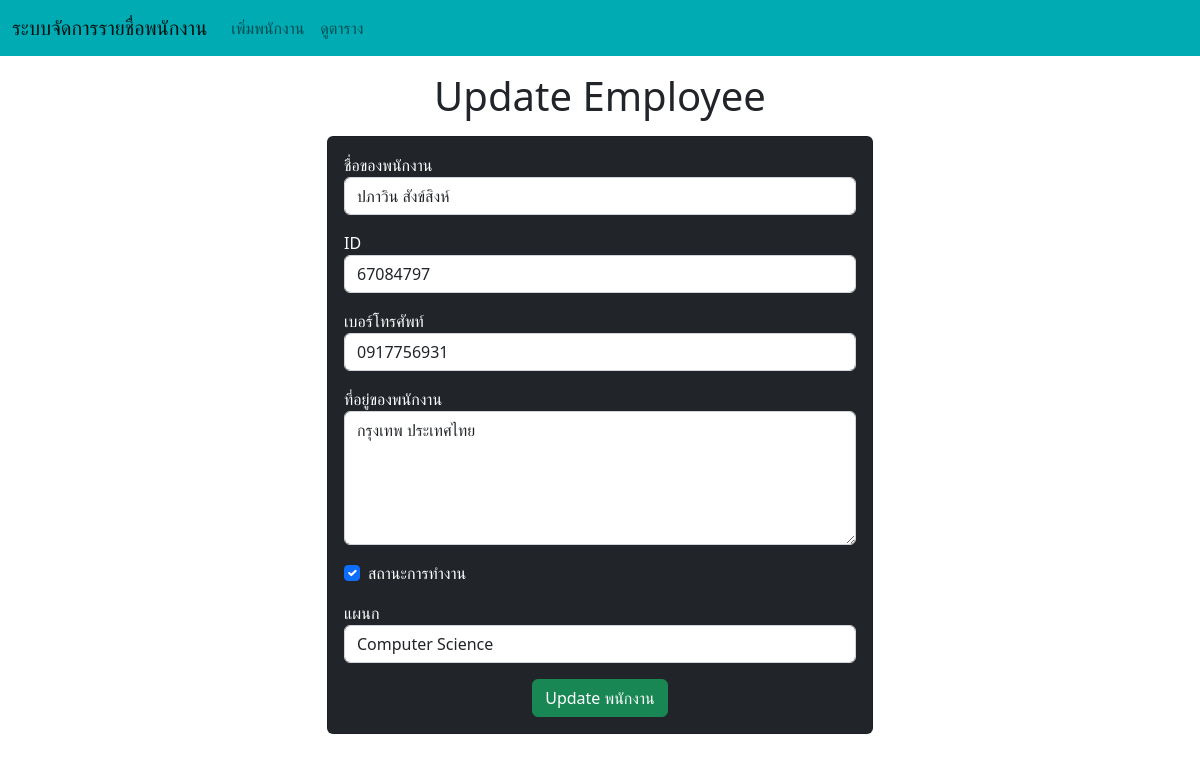
The page /emp/update-emp/11 on the database its author committed.
### emp/models.py (models this page shows, shortened)
class Emp(models.Model):
    name=models.CharField(max_length=200)
    emp_id=models.CharField(max_length=200)
    phone=models.CharField(max_length=10)
    address=models.CharField(max_length=150)
    working=models.BooleanField(default=True)
    department=models.CharField(max_length=200)

### emp/views.py (the view)
# urls.py: path("update-emp/<int:emp_id>",update_emp),
def update_emp(request,emp_id):
    emp=Emp.objects.get(pk=emp_id)
    print("Yes Bhai")
    return render(request,"emp/update_emp.html",{
        'emp':emp
    })

### templates/emp/update_emp.html (shortened to what this page needs)
<!doctype html>
<html lang="en">
  <head>
    <link href="https://cdn.jsdelivr.net/npm/bootstrap@5.2.2/dist/css/bootstrap.min.css" rel="stylesheet">
  </head>
  <body>
    {% include 'emp/navbar.html' %}
    <h1 class="text-center my-3">Update Employee</h1>
    <div class="container">
      <div class="row">
        <div class="col-md-6 offset-md-3">
          <div class="card bg-dark text-white">
            <div class="card-body">
              <form action="/emp/do-update-emp/{{emp.id}}" method="POST">
                <div class="mb-3">
                  <label for="name">ชื่อของพนักงาน</label>
                  <input
                    id="name"
                    type="text"
                    class="form-control"
                    placeholder="ใส่ชื่อพนักงาน"
                    name="emp_name"
                    value="{{emp.name}}"
                  />
                </div>
                <div class="mb-3">
                  <label for="id">ID</label>
                  <input
                    id="id"
                    type="text"
                    class="form-control"
                    placeholder="ใส่ id"
                    name="emp_id"
                    value="{{emp.emp_id}}"
                  />
                </div>
                <div class="mb-3">
                  <label for="phone">เบอร์โทรศัพท์</label>
                  <input
                    id="phone"
                    type="text"
                    class="form-control"
                    placeholder="ใส่เบอร์โทรศัพท์"
                    name="emp_phone"
                    value="{{emp.phone}}"
                  />
                </div>
                <div class="mb-3">
                  <label for="address">ที่อยู่ของพนักงาน</label>
                  <textarea
                    name="emp_address"
                    id="address"
                    rows="5"
                    class="form-control"
                  >{{emp.address}}</textarea>
                </div>
                <div class="mb-3 form-check">
                  <label for="working">สถานะการทำงาน</label>
                  <input {% if emp.working %} checked {% endif %} id="working" name="emp_working" type="checkbox" class="form-check-input">
                </div>
                <div class="mb-3 ">
                  <label for="department">แผนก</label>
                  <select value="{{emp.department}}" name="emp_department" id="department" class="form-control">
                      <option value="CSE">Computer Science</option>
                  </select>
                </div>
                <div class="container text-center">
                    <button class="btn btn-success">
                        Update พนักงาน
                    </button>
                </div>
              </form>
            </div>
          </div>
        </div>
      </div>
    </div>
  </body>
</html>

### rows shown on the page
Emp: emp_name "ปภาวิน สังข์สิงห์", emp_id "67084797", emp_phone "0917756931", emp_address "กรุงเทพ ประเทศไทย", working "☑", emp_department "Computer Science"
